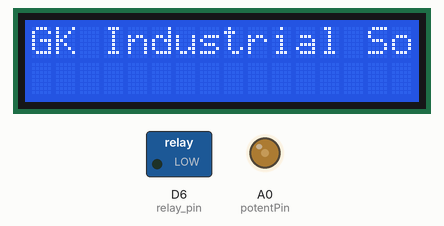
This sketch was run on a simulated Arduino MKR. Parts: 16×2 character LCD, switched loads named in the sketch (green lamp = pin HIGH), output pins drawn as LEDs (lit = HIGH). WiFi joins after 1.5 s; servers stay silent unless stated; uploads are accepted with an empty reply; what the sketch prints to the serial monitor is not drawn.

Above: at 0.1 s.
At 2.6 s:
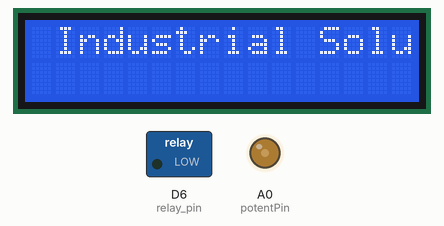
At 5.1 s:
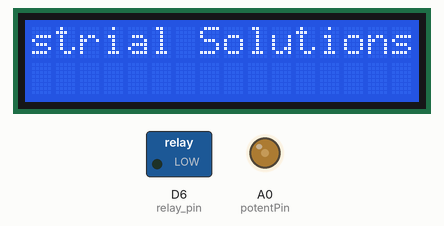
At 10.1 s:
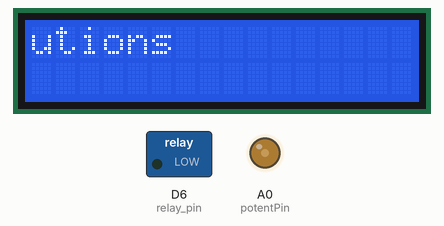
At 20.1 s:
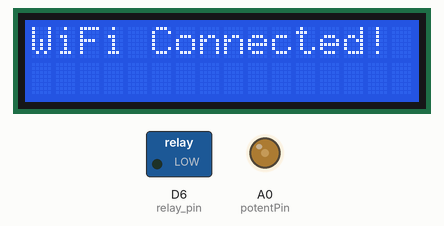
At 22.6 s:
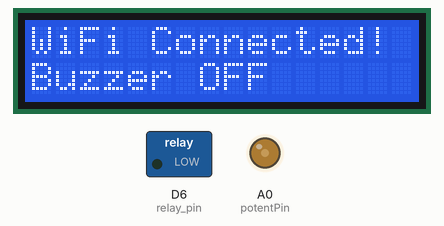

The sketch:

mkr1010_adafruit_compatibility.ino
```cpp
#include <ArduinoJson.h>
#include <WiFiNINA.h>
#include <LiquidCrystal.h>
#include "arduino_secrets.h"

char ssid[] = SECRET_SSID;         // your network SSID (name)
char pass[] = SECRET_PASS;         // your network password (use for WPA, or use as key for WEP)
int status = WL_IDLE_STATUS;
char server[] = "io.adafruit.com"; // name address for Adafruit IOT Cloud

// Initialize the client library
WiFiClient client;

int state = 2;
int relay_pin = 6;

// LCD variables
const int rs = 12, en = 11, d4 = 5, d5 = 4, d6 = 3, d7 = 2;
LiquidCrystal lcd(rs, en, d4, d5, d6, d7);
const int potentPin = A0;
int potentVal = 300;

void setup() {
  analogWrite(potentPin, potentVal/4);
  pinMode(relay_pin, OUTPUT);     // Relay

  lcd.begin(16, 2);
  lcd.print("GK Industrial Solutions");
  delay(2000);
   for (int positionCounter = 0; positionCounter < 23; positionCounter++) {
    // scroll one position left:
    lcd.scrollDisplayLeft();
    // wait a bit:
    delay(500);
  }

  Serial.begin(9600);
    // wait for serial port to connect. Needed for native USB port only

  ConectToWIFI();
  httpRequestPost();
}

void loop() {

  String BuzzerValue = httpRequest("on-off");
  Serial.println(BuzzerValue);
  if (BuzzerValue == "ON")
    state = 1;
  else if (BuzzerValue == "OFF")
    state = 0;
  else
    state = 2;


  if (state == 1) {
    digitalWrite(relay_pin, HIGH); //Turn on relay
    //To check which button is pressed
    if (httpRequest("pushbuttond") == "Pressed"){
      lcd.setCursor(0,1);
      lcd.print("Maint Issue");
      Serial.println("Pushbuttond : Maint Issue");
    }
    else if (httpRequest("pushbuttonc") == "Pressed"){
      lcd.setCursor(0,1);
      lcd.print("Quality Issue");
      Serial.println("Pushbuttonc : Quality Issue");
    }
    else if (httpRequest("pushbuttonb") == "Pressed"){
      lcd.setCursor(0,1);
      lcd.print("Production Issue");
      Serial.println("Pushbuttonb : Production Issue");
    }
    else if (httpRequest("pushbuttona") == "Pressed"){
      lcd.setCursor(0,1);
      lcd.print("ToolRoom Issue");
      Serial.println("Pushbuttona : Tool Room Issue");
    }
    else if (httpRequest("pushbuttone") == "Pressed"){
      lcd.setCursor(0,1);
      lcd.print("Planning Issue");
      Serial.println("Pushbuttone : Planning Issue");
    }

  } else {
    digitalWrite(relay_pin, LOW); //Turn off relay
    lcd.clear();
    lcd.print("WiFi Connected!");
    lcd.setCursor(0,1);
    lcd.print("Buzzer OFF");
  }
  Serial.println(state);
}


// this method makes a HTTP connection to the server:
String httpRequest(String FEED_NAME)
{
  // JSon
/*
 * GET: /api/v2/{username}/feeds/{feed_key}/data/last
{
  "id": "string",
  "value": "string",
  "feed_id": 0,
  "group_id": 0,
  "expiration": "string",
  "lat": 0,
  "lon": 0,
  "ele": 0,
  "completed_at": "string",
  "created_at": "string",
  "updated_at": "string",
  "created_epoch": 0
}
 */

  // close any connection before send a new request.
  // This will free the socket on the Nina module
  client.stop();

  Serial.println("\nStarting connection to server...");
  if (client.connect(server, 80))
  {
      Serial.println("connected to server");
      // Make a HTTP request:
      client.println("GET /api/v2/" IO_USERNAME "/feeds/"+FEED_NAME+"/data/last HTTP/1.1");

      client.println("Host: io.adafruit.com");
      client.println("Connection: close");
      client.println("Content-Type: application/json");
      client.println("X-AIO-Key: " IO_KEY);

      // Terminate headers with a blank line
      if (client.println() == 0) {
        Serial.println(F("Failed to send request"));
      }

      // Check HTTP status
      char status[32] = {0};
      client.readBytesUntil('\r', status, sizeof(status));
      if (strcmp(status, "HTTP/1.1 200 OK") != 0) {
        Serial.print(F("Unexpected response: "));
        Serial.println(status);
      }

      // Skip HTTP headers
      char endOfHeaders[] = "\r\n\r\n";
      if (!client.find(endOfHeaders)) {
        Serial.println(F("Invalid response1"));
      }

      // Skip Adafruit headers
      char endOfHeaders2[] = "\r";
      if (!client.find(endOfHeaders2)) {
        Serial.println(F("Invalid response2"));
      }

      //Deserialize JSon
      StaticJsonDocument<384> doc;

      DeserializationError error = deserializeJson(doc, client);
      if (error) {
        Serial.print(F("deserializeJson() failed: "));
        Serial.println(error.c_str());
      }

      const char* value = doc["value"];

      Serial.print("get data!:");
      Serial.println(value);
      return value;

  } else {
      // if you couldn't make a connection:
      Serial.println("connection failed");
      ConectToWIFI();
      state = 2;
  }

}

void httpRequestPost()
{
/*
 * https://io.adafruit.com/api/docs/#operation/createGroupData
 *
 * POST /{username}/groups/{group_key}/data
 *
 * JSON:
 *
{
  "location": {
    "lat": 0,
    "lon": 0,
    "ele": 0
  },
  "feeds": [
    {
      "key": "string",
      "value": "string"
    }
  ],
  "created_at": "string"
}
 */

  StaticJsonDocument<96> doc;

  doc["key"] = "actuatordevicestatus";
  doc["value"] = "Connected";
  /*// Add the "feeds" array
  JsonArray feeds = doc.createNestedArray("feeds");
  JsonObject feed1 = feeds.createNestedObject();
  feed1["key"] = "outputstationstatus";
  feed1["value"] = "connected";*/

  // close any connection before send a new request.
  // This will free the socket on the Nina module

  Serial.println("\nStarting connection to server...");
  if (client.connect(server, 80))
  {
    Serial.println("connected to server");
    // Make a HTTP request:
    client.println("POST /api/v2/" IO_USERNAME "/feeds/actuatordevicestatus/data HTTP/1.1");
    client.println("Host: io.adafruit.com");
    client.println("Connection: close");
    client.print("Content-Length: ");
    client.println(measureJson(doc));
    client.println("Content-Type: application/json");
    client.println("X-AIO-Key: " IO_KEY);

    // Terminate headers with a blank line
    client.println();
    serializeJsonPretty(doc, Serial);
    // Send JSON document in body
    serializeJson(doc, client);
    Serial.println("data sent!");

  } else {
    // if you couldn't make a connection:
    Serial.println("connection failed!");
  }
}


void ConectToWIFI()
{
  // attempt to connect to Wifi network:
  while (WiFi.status() != WL_CONNECTED) {
    Serial.print("Attempting to connect to SSID: ");
    Serial.println(ssid);
    lcd.clear();
    lcd.print("Connecting...");
    lcd.blink();
    // Connect to WPA/WPA2 network. Change this line if using open or WEP network:
    status = WiFi.begin(ssid, pass);

    // wait 10 seconds for connection:
    delay(5000);
  }
  Serial.println("Connected to wifi");
  lcd.clear();
  lcd.noBlink();
  lcd.print("WiFi Connected!");
  printWifiStatus();
}


void printWifiStatus() {
  // print the SSID of the network you're attached to:
  Serial.print("SSID: ");
  Serial.println(WiFi.SSID());

  // print your board's IP address:
  IPAddress ip = WiFi.localIP();
  Serial.print("IP Address: ");
  Serial.println(ip);

  // print the received signal strength:
  long rssi = WiFi.RSSI();
  Serial.print("signal strength (RSSI):");
  Serial.print(rssi);
  Serial.println(" dBm");
}
```

arduino_secrets.h
```cpp
#define SECRET_SSID "GKiot"
#define SECRET_PASS "nothing20"
#define IO_USERNAME  "dkswami"
#define IO_KEY       "aio_hicZ88WvIeJFV2JiKKJj61ArcJJ1"
```

Measured:
- what the display in image 1 shows lasts 0.5 s, from 2.6 s to 3.1 s
- what the display in image 4 shows lasts 2.5 s, from 20.1 s to 22.6 s
